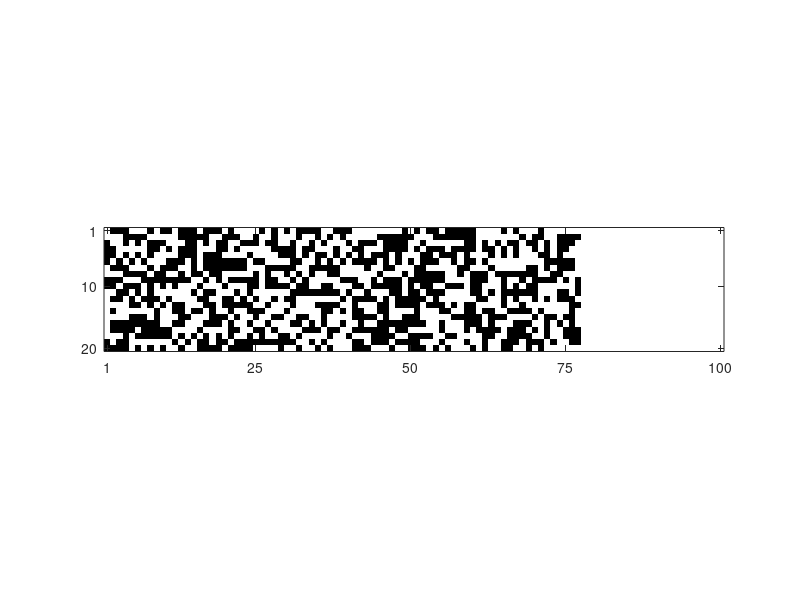

The MATLAB script that drew this image:
%Dibujo de mapas

mapa = load('Mapa_Caso14.txt');

imagesc(mapa');            %# Create a colored plot of the matrix values
colormap(flipud(gray));  %# Change the colormap to gray (so higher values are
                         %#   black and lower values are white)
set(gca,'XTick',0:100)
set(gca,'XTick',[1 25 50 75 100])
set(gca,'YTick',0:20)
set(gca,'YTick',[1 10 20])
axis image
print -depsc M14.eps

